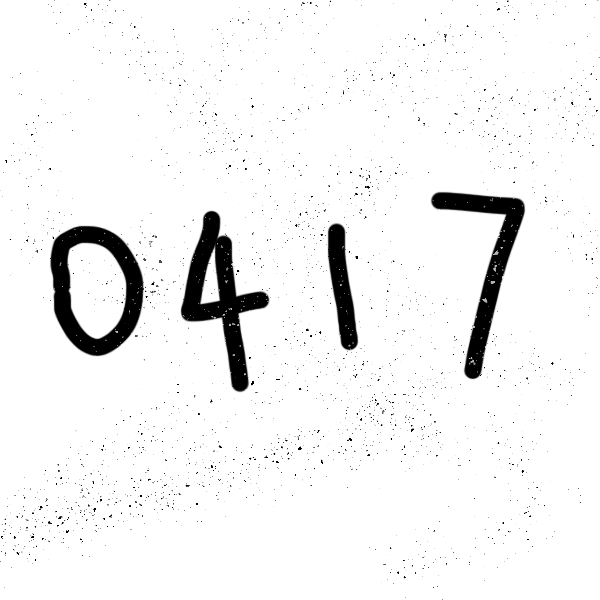
#> input picture digitrecognition/assets/0417s.png, 600 x 600 px
$ python morphological_02.py
#> lines starting #> are read from the running program, lines starting #| are printed output that depends on the picture; after the words box and inside, x2 and y2 are one past the last pixel; in counts of white or black regions, pixels touching at a corner belong together
import cv2
import matplotlib.pyplot as plt

roi = cv2.imread("assets/0417s.png", flags=0)
#> roi is the input picture: shape (600, 600); min 0, max 255, mean 241.8
cv2.imshow("Original", roi)
cv2.waitKey(0)

_, thresh = cv2.threshold(roi, 170, 255, cv2.THRESH_BINARY)
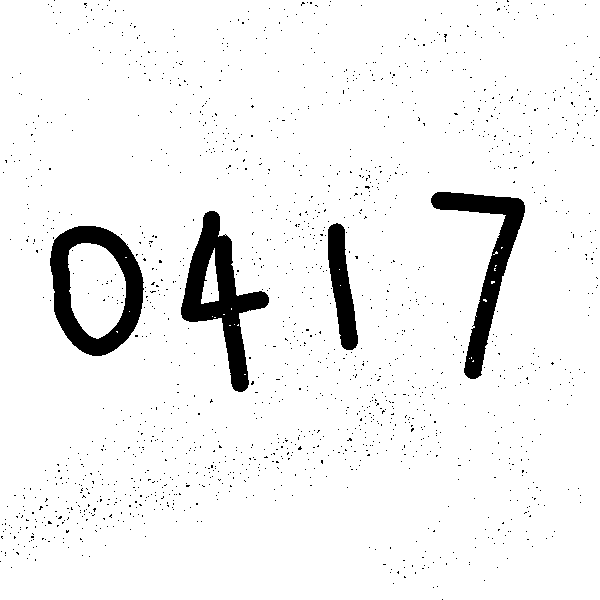
#> thresh: shape (600, 600); 94.5% white; 1573 black regions (1569 under 20 px), largest, box (x1, y1, x2, y2) and area: (181, 211, 269, 392) 5475, (50, 226, 144, 356) 5241, (431, 192, 525, 379) 4443, (328, 223, 358, 350) 2143
# thresh = cv2.adaptiveThreshold(dilated, 255, cv2.ADAPTIVE_THRESH_GAUSSIAN_C, cv2.THRESH_BINARY_INV, 5, 5)
cv2.imshow("Threshold", thresh)
cv2.waitKey(0)

inv = cv2.bitwise_not(thresh)
cv2.imshow("Inverted", inv)
cv2.waitKey(0)


kernel = cv2.getStructuringElement(cv2.MORPH_ELLIPSE, (4, 4))
eroded = cv2.erode(inv, kernel, iterations=1)
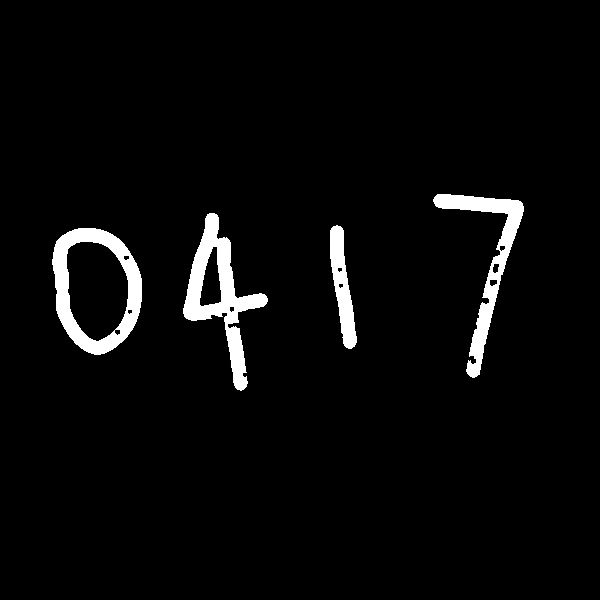
#> eroded: shape (600, 600); 3.8% white; 4 white regions, box (x1, y1, x2, y2) and area: (183, 213, 268, 391) 4359, (52, 228, 142, 355) 4169, (433, 194, 524, 378) 3368, (330, 225, 357, 349) 1679

cv2.imshow("Eroded", eroded)
cv2.waitKey(0)

kernel = cv2.getStructuringElement(cv2.MORPH_RECT, (6, 6))
dilated = cv2.dilate(eroded, kernel, iterations=1)
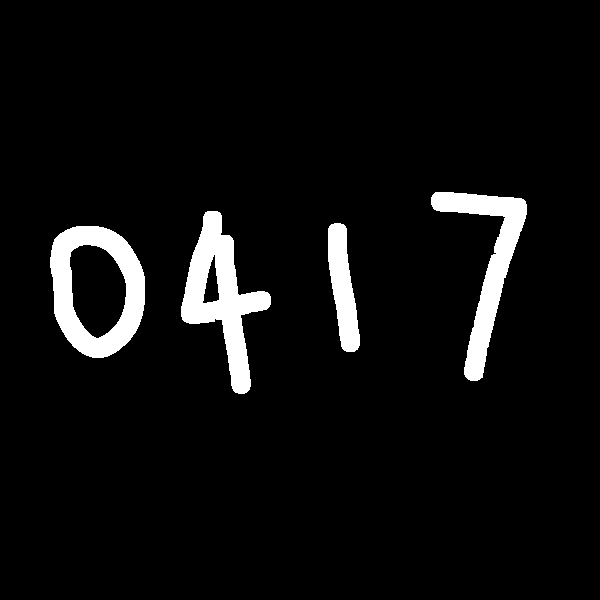
#> dilated: shape (600, 600); 5.6% white; 4 white regions, box (x1, y1, x2, y2) and area: (181, 211, 271, 394) 6281, (50, 226, 145, 358) 6110, (431, 192, 527, 381) 5173, (328, 223, 360, 352) 2488

cv2.imshow("Dilated", dilated)
cv2.waitKey(0)


plt.subplot(2, 2, 1), plt.imshow(roi, cmap="gray")
plt.title("Original"), plt.xticks([]), plt.yticks([])

plt.subplot(2, 2, 2), plt.imshow(thresh, cmap="gray")
plt.title("Thresholded"), plt.xticks([]), plt.yticks([])

plt.subplot(2, 2, 3), plt.imshow(inv, cmap="gray")
plt.title("Inverted"), plt.xticks([]), plt.yticks([])

plt.subplot(2, 2, 4), plt.imshow(dilated, cmap="gray")
plt.title("Transformed"), plt.xticks([]), plt.yticks([])

plt.show()
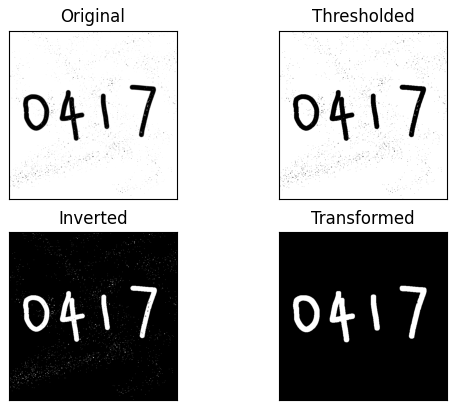
#> figure drawn by matplotlib, 4 panels

$ run again, with digitrecognition/assets/0417reference.png copied over digitrecognition/assets/0417s.png
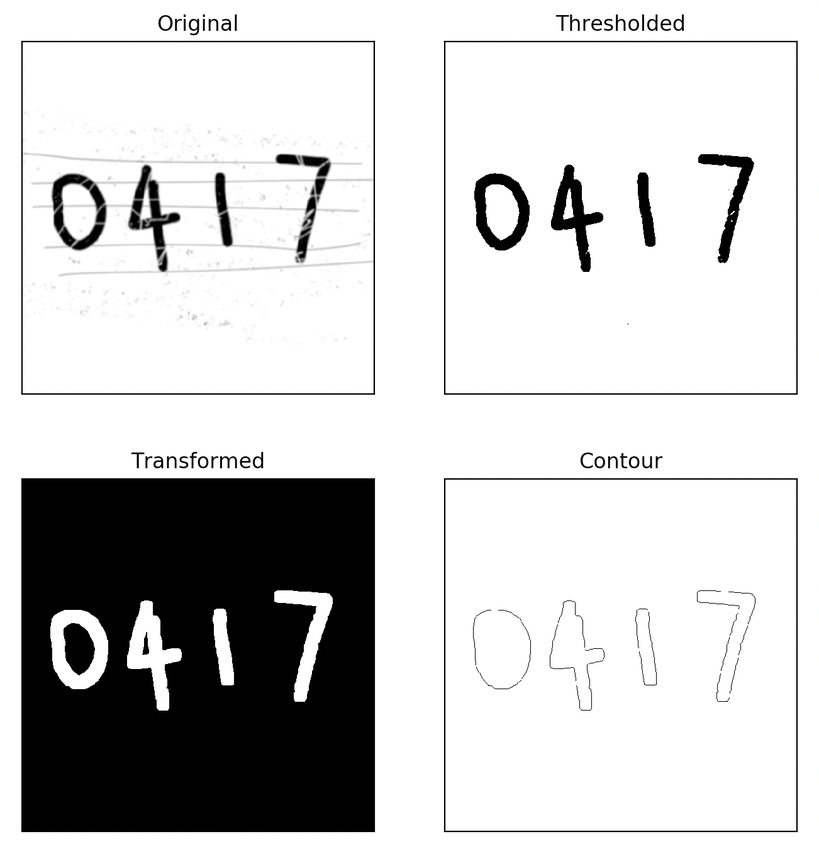
#> input picture digitrecognition/assets/0417reference.png, 819 x 861 px, shrunk from 1302 x 1368 before the run
#> `_, thresh = cv2.threshold(roi, 170, 255, cv2.THRESH_BINARY)`:
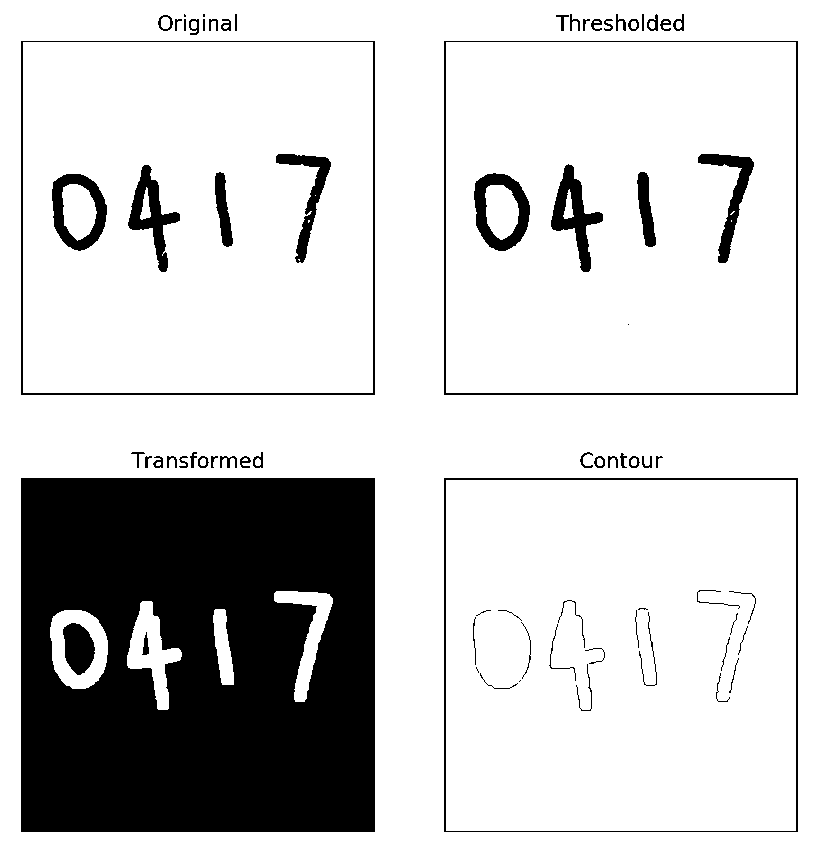
#> thresh: shape (861, 819); 80.1% white; 75 black regions (7 under 20 px), largest, box (x1, y1, x2, y2) and area: (21, 478, 375, 832) 115893, (21, 41, 375, 395) 2466, (444, 41, 798, 395) 2466
#> eroded: shape (861, 819); 17.2% white; 12 white regions, largest, box (x1, y1, x2, y2) and area: (23, 480, 374, 831) 112059, (553, 166, 602, 271) 1430, (476, 175, 529, 250) 1362
#> dilated: shape (861, 819); 19.3% white; 11 white regions, largest, box (x1, y1, x2, y2) and area: (21, 478, 377, 834) 118604, (551, 164, 605, 274) 2490, (474, 173, 532, 253) 2479
#> `plt.show()`:
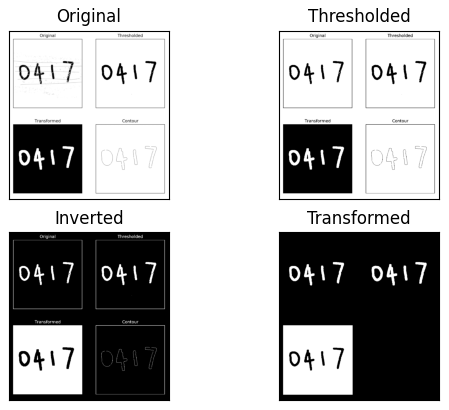
#> figure drawn by matplotlib, 4 panels

$ run again, with digitrecognition/assets/dilated.png copied over digitrecognition/assets/0417s.png
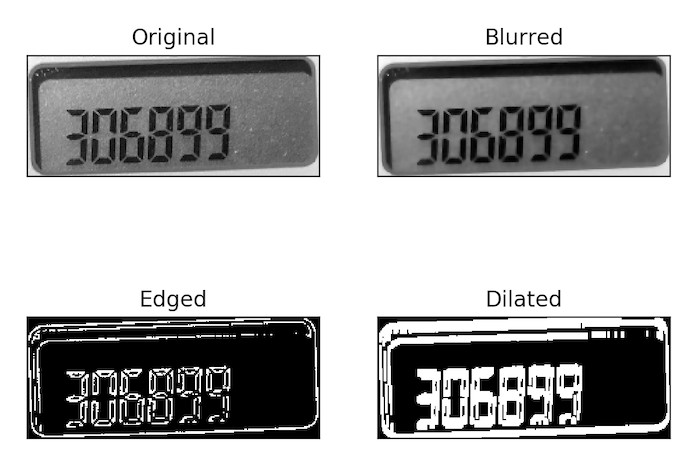
#> input picture digitrecognition/assets/dilated.png, 700 x 476 px
#> `_, thresh = cv2.threshold(roi, 170, 255, cv2.THRESH_BINARY)`:
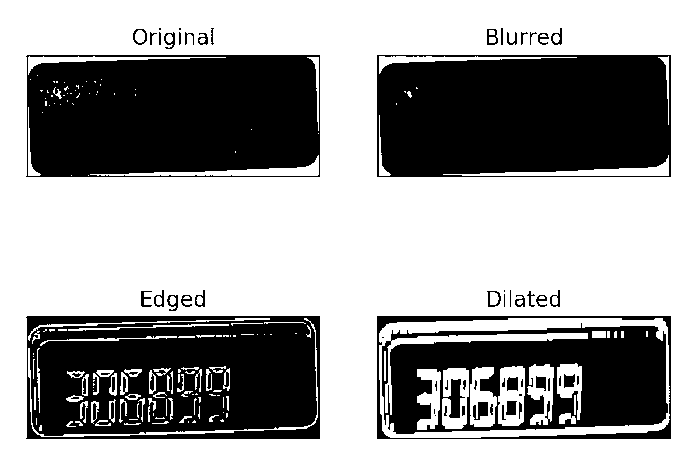
#> thresh: shape (476, 700); 63.2% white; 63 black regions (18 under 20 px), largest, box (x1, y1, x2, y2) and area: (377, 55, 671, 177) 33567, (26, 55, 320, 177) 33283, (26, 316, 320, 439) 31233
#> eroded: shape (476, 700); 30% white; 58 white regions (27 under 20 px), largest, box (x1, y1, x2, y2) and area: (379, 57, 670, 176) 31293, (29, 57, 319, 176) 30571, (29, 325, 316, 435) 19565
#> dilated: shape (476, 700); 37.2% white; 17 white regions, largest, box (x1, y1, x2, y2) and area: (377, 55, 673, 179) 33479, (27, 55, 322, 179) 33385, (27, 316, 322, 441) 32857
#> `plt.show()`:
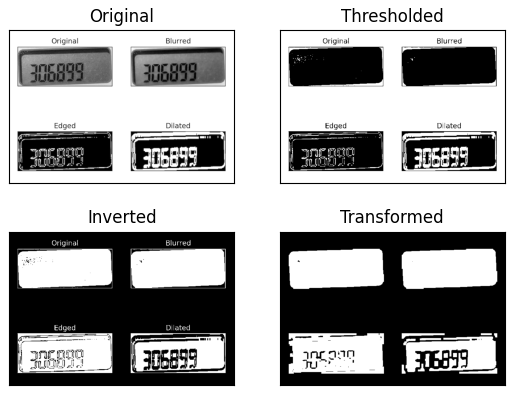
#> figure drawn by matplotlib, 4 panels
